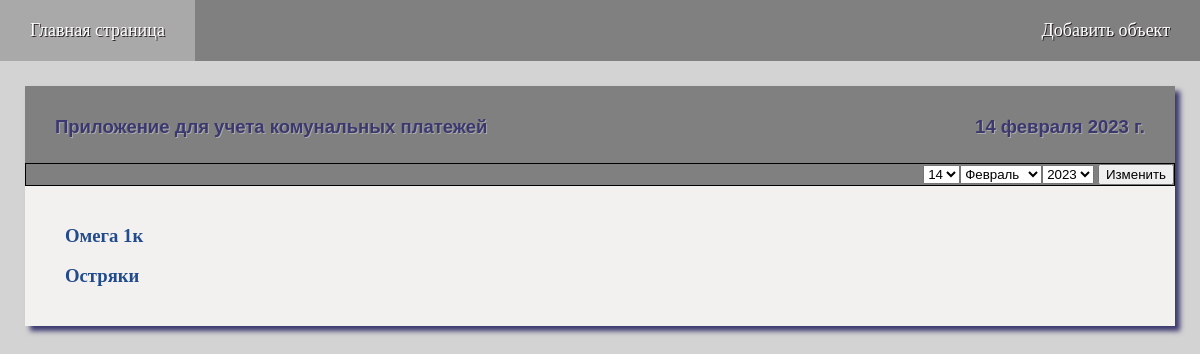
Before: / with the older database file.
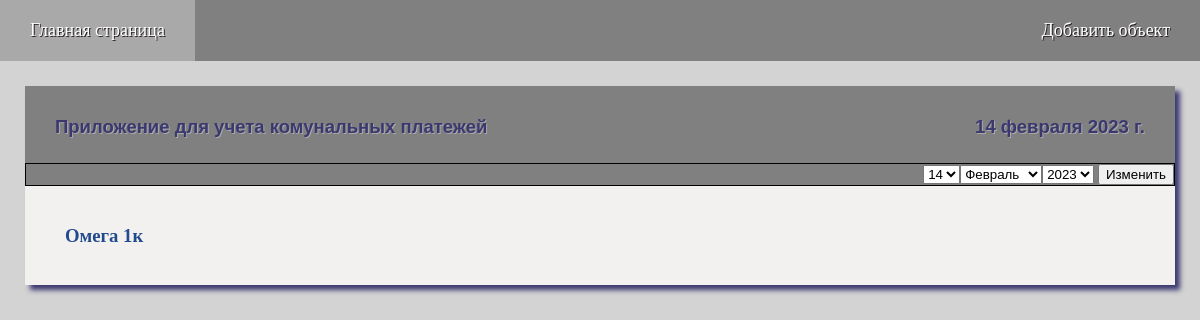
After: the same page with the newer database file.
### compay/models.py (models this page shows)
class Appartment(models.Model):
    NAME = 'Объекты'
    CT = [('counter', 'Счетчик'), ('tarif', 'Тариф')]
    name = models.CharField(max_length=50, unique=True, blank=False, verbose_name="Название объекта")
    adress = models.CharField(max_length=100, blank=True, verbose_name="Адрес объекта")
    created = models.DateTimeField(auto_now_add=True, verbose_name="Дата создания")
    electricity = models.BooleanField(default=False, verbose_name="Электричество")
    el_is_counter = models.CharField(choices=CT, max_length=50, default='tarif', blank=False, verbose_name="Расчет по")
    el_counter_discrete = models.BooleanField(default=False, verbose_name="Тариф зависит от потребления (Да/Нет)")
    el_night = models.BooleanField(default=False, verbose_name="Счетчик день-ночь (Да/Нет)")
    water = models.BooleanField(default=False, verbose_name="Вода")
    wat_is_counter = models.CharField(choices=CT, max_length=50, default='tarif', blank=False, verbose_name="Расчет по")
    gas = models.BooleanField(default=False, verbose_name="Газ")
    gas_is_counter = models.CharField(choices=CT, max_length=50, default='tarif', blank=False, verbose_name="Расчет по")
    kv = models.BooleanField(default=False, verbose_name="Квартплата")
    tbo = models.BooleanField(default=False, verbose_name="ТБО")
    domofon = models.BooleanField(default=False, verbose_name="Домофон")
    inet = models.BooleanField(default=False, verbose_name="Интернет")
    other = models.BooleanField(default=False, verbose_name="Другой платеж")
    class Meta:
        verbose_name = 'Объект'
        verbose_name_plural = 'Обьекты'
        ordering = ['name']
    def __str__(self):
        return self.name

### compay/views.py (the view)
# urls.py: path('', index, name='home'),
def index(request):
    global msgs, date, month
    clean_msgs()
    if request.method == "POST":
        form = MonthForm(request.POST)
        if form.is_valid():
            date = form.cleaned_data['date']
    else:
        form = MonthForm()
    apps = Appartment.objects.all()
    if apps.count() > 0:
        obj = ''
    else:
        obj = 'Пока тут нет объектов. Добавьте новый'
    context = {'title': 'Приложение для учета комунальных платежей', 'menu': menu, 'msgs': msgs, 'apps': apps,
               'obj': obj, 'form': form, 'date': date}
    return render(request, 'compay/index.html', context)

### compay/forms.py
class MonthForm(forms.Form):
    MONTHES = {'1': 'Январь', '2': 'Февраль', '3': 'Март', '4': 'Апрель', '5': 'Май', '6': 'Июнь',
               '7': 'Июль', '8': 'Август', '9': 'Сентябрь', '10': 'Октябрь', '11': 'Ноябрь', '12': 'Декабрь'}
    date = forms.DateField(widget=forms.SelectDateWidget(months=MONTHES), label='',
                           initial=datetime.date.today, )

### compay/views.py (called while the page is built)
def clean_msgs(msg_to_clean=None):
    global msgs
    msgs_clean_list = ['Error']
    msgs_clean_list.append(msg_to_clean)
    for msg in msgs:
        if msg['description'] in msgs_clean_list:
            msgs.remove(msg)

### compay/templates/compay/index.html (shortened to what this page needs)
{% extends 'compay/base.html' %}
{% block content %}
<div class="main">
    <div class="title">
        <div class="title_div">{{ title }}</div>
        <div>{{ date }}</div>
    </div>
    <div class="submenu end">
        <form action="{% url 'home' %}" method="post">
            {{ form }}
            <button type="submit">Изменить</button>
        </form>
    </div>
    <div class="window">
        <div>
            {% for app in apps %}
            <h3><a href="{% url 'app' app.pk %}" class="links">{{ app }}</a></h3>
            {% endfor %}
        </div>
    </div>
</div>
{% endblock %}

Changed rows visible on the page:
removed Appartment: name "Остряки"
